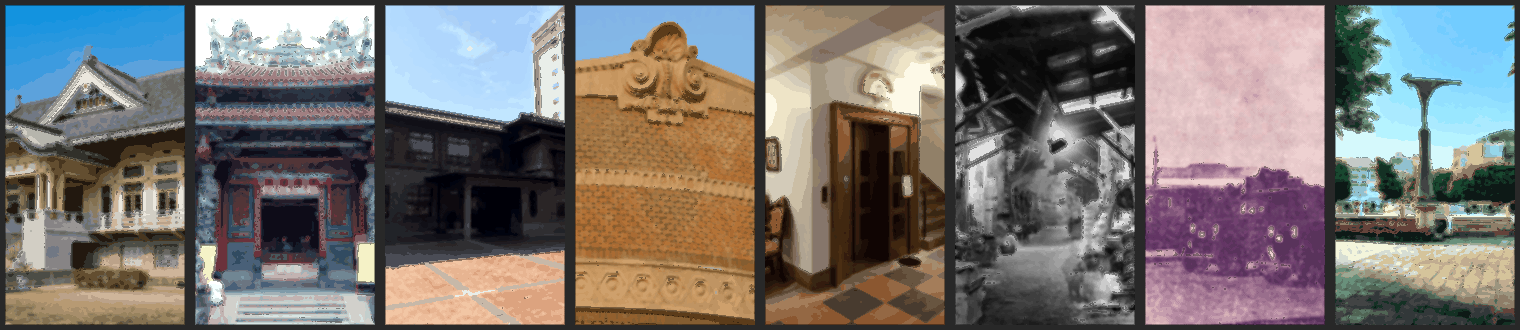
#> input picture art/real_ref_pilot/photo_sheet2.png, 3040 x 660 px (shown at 1/2 size)
$ python photo_pixelize.py photo_sheet2.png abacus_nmth_128.png
#> lines starting #> are read from the running program, lines starting #| are printed output that depends on the picture; after the words box and inside, x2 and y2 are one past the last pixel; in counts of white or black regions, pixels touching at a corner belong together
# -*- coding: utf-8 -*-
"""不用生成式模型：真實照片 → 16 位元風場景（裁 9:16、BOX 縮到 180×320、提高飽和、中位切分色盤、邊緣加深）。零 GPU、零下載。"""
import sys
from PIL import Image, ImageEnhance, ImageFilter, ImageChops
W, H = 180, 320
def pix(src, out, ncol=28, edge=70, dark=0.62, focus=0.5):
#> called with src = 'photo_sheet2.png', out = 'abacus_nmth_128.png', ncol = 28, edge = 70, dark = 0.62, focus = 0.5
    im = Image.open(src).convert('RGB'); w, h = im.size
#> in pix, im is the input picture: PIL image 3040x660 RGB; mean R, G, B 121.1, 116.3, 113.8
#> after `w, h = im.size`: w = 3040; h = 660
    tw = int(h * W / H)
#> tw = 371
    if tw <= w: x0 = int((w - tw) * focus); im = im.crop((x0, 0, x0 + tw, h))
#> after `x0 = int((w - tw) * focus)`: x0 = 1334
    else:
        th = int(w * H / W); y0 = (h - th) // 2; im = im.crop((0, y0, w, y0 + th))
    im = im.resize((W * 2, H * 2), Image.LANCZOS).resize((W, H), Image.BOX)
#> im: PIL image 180x320 RGB
    im = im.filter(ImageFilter.MedianFilter(3)).filter(ImageFilter.SMOOTH); im = ImageEnhance.Color(im).enhance(1.3); im = ImageEnhance.Contrast(im).enhance(1.08)
#> after `im = im.filter(ImageFilter.MedianFilter(3)).filter(ImageFilter.SMOOTH)`:
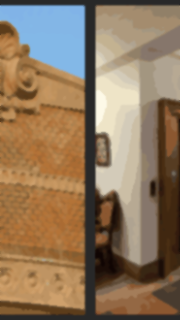
#> im: PIL image 180x320 RGB; mean R, G, B 142.7, 119.1, 93.1
#> after `im = ImageEnhance.Color(im).enhance(1.3)`:
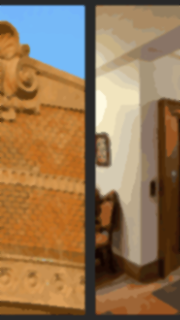
#> im: PIL image 180x320 RGB; mean R, G, B 148.2, 117.5, 83.7
    g = im.convert('L'); e = g.filter(ImageFilter.FIND_EDGES).point(lambda v: 255 if v > edge else 0)
#> after `g = im.convert('L')`:
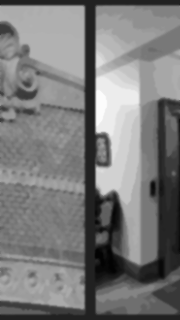
#> g: PIL image 180x320 L; min 3, max 252, mean 122.3
#> after `e = g.filter(ImageFilter.FIND_EDGES).point(lambda v: 255 if v > edge e`:
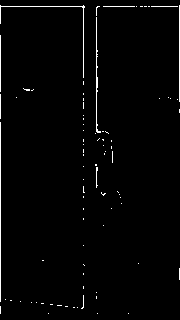
#> e: PIL image 180x320 L; 1.7% white in thin lines or dots
    q = im.quantize(colors=ncol, method=Image.Quantize.MEDIANCUT, dither=Image.Dither.NONE).convert('RGB')
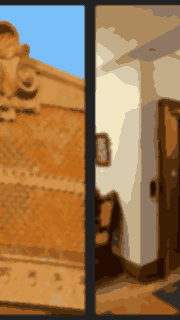
#> q: PIL image 180x320 RGB; mean R, G, B 150.8, 116.3, 78.5
    dk = q.point(lambda v: int(v * dark))
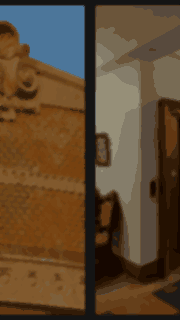
#> dk: PIL image 180x320 RGB; mean R, G, B 93, 71.6, 48.2
    q = Image.composite(dk, q, e)
    q.save(out + '_180x320.png'); q.resize((W * 3, H * 3), Image.NEAREST).save(out + '_x3.png')
#> after `q.save(out + '_180x320.png')`:
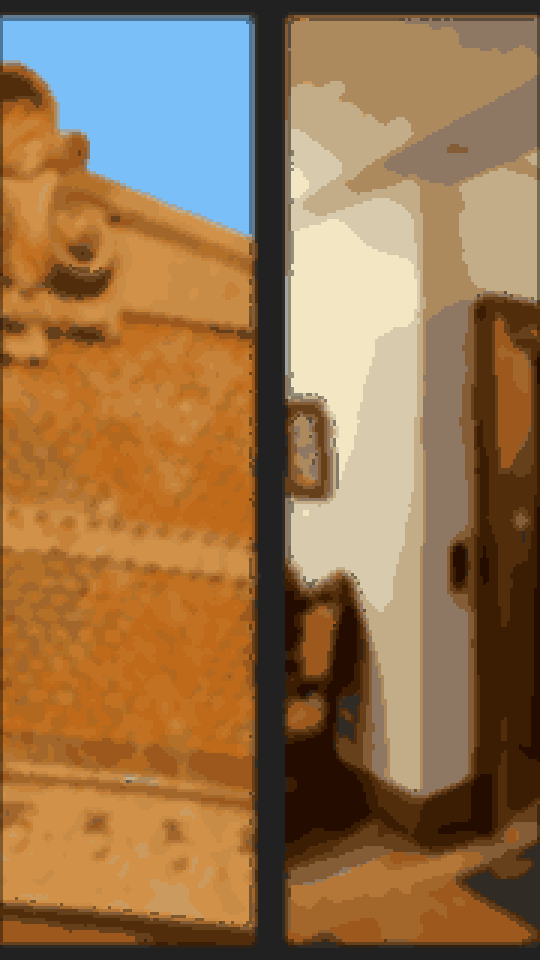
#> saved as abacus_nmth_128.png_x3.png: PIL image 540x960 RGB; mean R, G, B 149.7, 115.3, 77.7
    return len(set(q.getdata()))
if __name__ == '__main__':
    print(pix(sys.argv[1], sys.argv[2]))

$ run again, on art/real_ref_pilot/butokuden_180x320.png
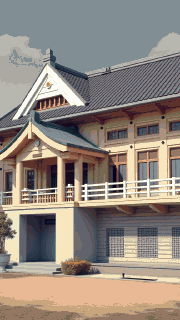
#> input picture art/real_ref_pilot/butokuden_180x320.png, 180 x 320 px
#> in pix, im is the input picture: PIL image 180x320 RGB; mean R, G, B 147.1, 137, 128.1
#> in pix, `e = g.filter(ImageFilter.FIND_EDGES).point(lambda v: 255 if v > edge e`:
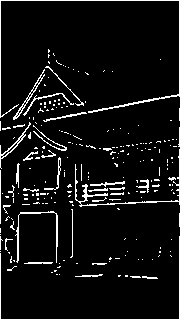
#> e: PIL image 180x320 L; 6.8% white in thin lines or dots
#> in pix, `q.save(out + '_180x320.png')`:
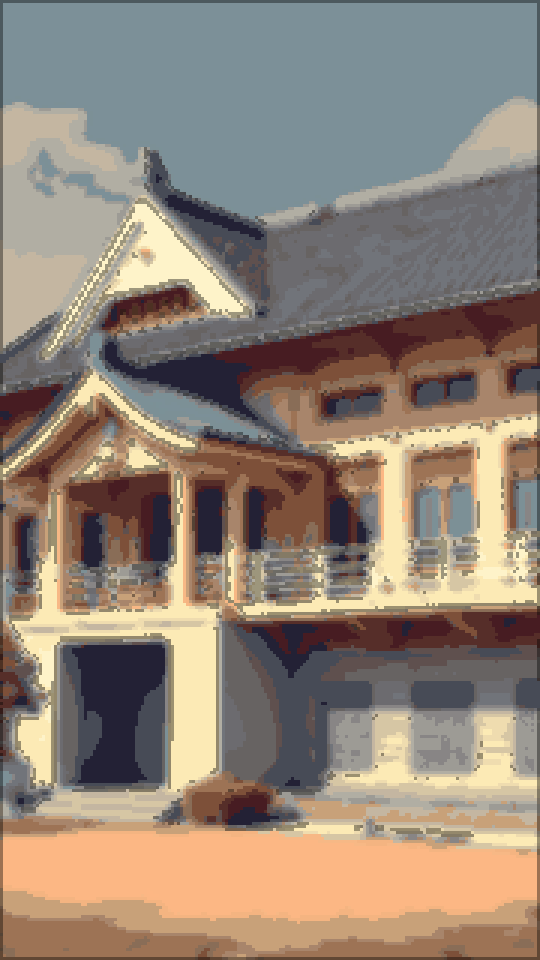
#> saved as butokuden_180x320.png_x3.png: PIL image 540x960 RGB; mean R, G, B 146.3, 132.1, 119
